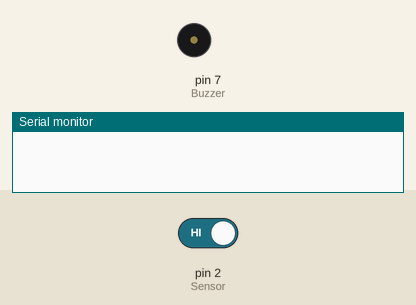
This sketch was run on a simulated Arduino Uno, built with avr-gcc and run on an emulated ATmega328P. Parts: buzzer (waves = sounding), the last lines printed to the serial monitor. The inputs (shaded band) are chosen by the test bench; at power-on: pin 2 (Sensor) HIGH.

Above: at 1.2 s.
1.3 s: pin 2 (Sensor) driven LOW
At 2.6 s:
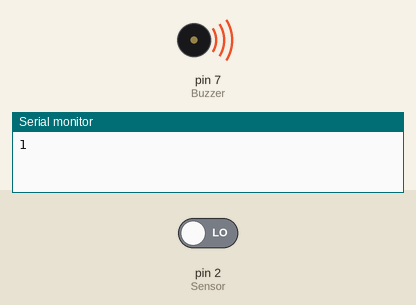
Timing chart, 0 to 4.3 s (numbered marks = the images above; inputs shaded):
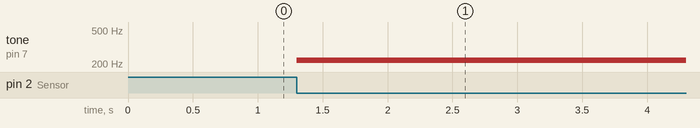

Measured:
- after the input at 1.3 s, tone on pin 7 (Buzzer): silent → 220 Hz at once

The sketch:

graduation_project.ino
```cpp
#include <SoftwareSerial.h>

SoftwareSerial btSerial(5, 4);      //TX, RX
int Buzzer = 7;                       // 부저 7번
int Sensor = 2;                       // 적외선 송수신 센서 2번
int count = 0;                        // 횟수
int state = 0;                        // 현재 상태
int laststate = HIGH;                 // 마지막 상태 (장애물 감지가 안되는 상태)

void setup() {
  pinMode(Buzzer, OUTPUT);   // 부저를 출력으로 설정
  pinMode(Sensor, INPUT);    // 센서값을 입력으로 설정
  Serial.begin(9600);
  btSerial.begin(9600);
  attachInterrupt(digitalPinToInterrupt(Sensor), CNT, FALLING);     // 적외선 센서 FALLING일때 인터럽트 0번으로 설정
}

void loop() {
  state = digitalRead(Sensor);                    // 센서값 읽어옴

  if (state != laststate) {                       // 장애물 감지가 되면
    if (state == LOW) {                           // 현재 감지가 되는 상태이면
      count++;                                    // 카운트 증가
      btSerial.write(count);                 // 카운트 전송
      Serial.println(count);
      tone(7, 220);                               // 부저가 울린다
      delay(100);
    }
    else {                                        // 장애물 감지가 안되면
      state = HIGH;
      noTone(7);                                  // 부저가 울리지 않는다
      delay(100);
    }
  }
  laststate = state;
  detachInterrupt(digitalPinToInterrupt(Sensor));                  // 인터럽트 비활성화
  attachInterrupt(digitalPinToInterrupt(Sensor), CNT, FALLING);    // 인터럽트 활성화
}

void CNT() {
  state = LOW;
}
```
